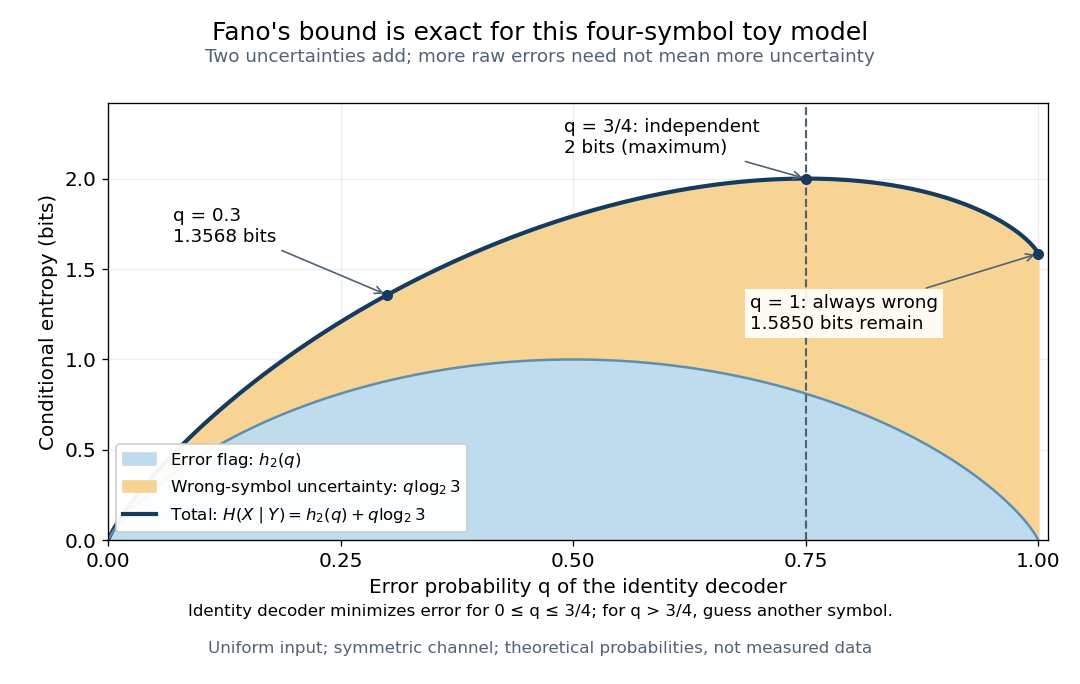

This figure's Python source:
"""Plot the exact entropy budget for a symmetric four-symbol toy channel.

Save the PNG basename to cwd; run from _media with
MPLCONFIGDIR=/tmp/codex-wiki-matplotlib. Uses the repository's matplotlib/numpy
environment; tested with Python 3.14. No experimental data are used.
"""

from pathlib import Path

import matplotlib

matplotlib.use("Agg")
import matplotlib.pyplot as plt
import numpy as np


def binary_entropy(q):
    q = np.asarray(q, dtype=float)
    result = np.zeros_like(q)
    mask = (q > 0) & (q < 1)
    p = q[mask]
    result[mask] = -p * np.log2(p) - (1 - p) * np.log2(1 - p)
    return result


def main():
    q = np.linspace(0, 1, 1001)
    flag = binary_entropy(q)
    alternatives = q * np.log2(3)
    total = flag + alternatives
    assert np.isclose(total[750], 2)
    assert np.isclose(total[-1], np.log2(3))
    assert np.all(np.diff(total[:751]) > 0)
    assert np.all(np.diff(total[750:]) < 0)

    plt.rcParams.update({"font.size": 12, "font.family": "DejaVu Sans"})
    fig, ax = plt.subplots(figsize=(9.0, 5.7), facecolor="white")
    fig.subplots_adjust(left=0.10, right=0.97, bottom=0.21, top=0.85)
    ax.fill_between(q, 0, flag, color="#bfdcee", label=r"Error flag: $h_2(q)$")
    ax.fill_between(q, flag, total, color="#f8d494",
                    label=r"Wrong-symbol uncertainty: $q\log_2 3$")
    ax.plot(q, total, color="#163b61", linewidth=2.5,
            label=r"Total: $H(X\mid Y)=h_2(q)+q\log_2 3$")
    ax.plot(q, flag, color="#5790b4", linewidth=1.5)
    ax.axvline(0.75, color="#516275", linestyle="--", linewidth=1.3)
    for value in (0.3, 0.75, 1.0):
        height = float(binary_entropy([value])[0] + value * np.log2(3))
        ax.scatter([value], [height], color="#163b61", zorder=5, s=32)
    ax.annotate("q = 0.3\n1.3568 bits", (0.3, float(total[300])), (0.07, 1.65),
                arrowprops={"arrowstyle": "->", "color": "#516275"}, fontsize=11)
    ax.annotate("q = 3/4: independent\n2 bits (maximum)", (0.75, 2), (0.49, 2.14),
                arrowprops={"arrowstyle": "->", "color": "#516275"}, fontsize=11)
    ax.annotate("q = 1: always wrong\n1.5850 bits remain", (1, float(total[-1])), (0.69, 1.17),
                arrowprops={"arrowstyle": "->", "color": "#516275"}, fontsize=11,
                bbox={"facecolor": "white", "edgecolor": "none", "alpha": 0.9, "pad": 3})
    ax.set(xlim=(0, 1.01), ylim=(0, 2.42), xlabel="Error probability q of the identity decoder",
           ylabel="Conditional entropy (bits)", xticks=[0, 0.25, 0.5, 0.75, 1])
    ax.set_axisbelow(True)
    ax.grid(alpha=0.2)
    ax.legend(loc="lower left", fontsize=10, framealpha=0.95)
    fig.suptitle("Fano's bound is exact for this four-symbol toy model", fontsize=15, y=0.97)
    fig.text(0.5, 0.91, "Two uncertainties add; more raw errors need not mean more uncertainty",
             ha="center", fontsize=11, color="#516275")
    fig.text(0.5, 0.10,
             "Identity decoder minimizes error for 0 ≤ q ≤ 3/4; for q > 3/4, guess another symbol.",
             ha="center", fontsize=10)
    fig.text(0.5, 0.045, "Uniform input; symmetric channel; theoretical probabilities, not measured data",
             ha="center", fontsize=10, color="#516275")
    fig.savefig(Path.cwd() / "fano-error-entropy-budget.png", dpi=120,
                facecolor="white", transparent=False)
    plt.close(fig)


if __name__ == "__main__":
    main()
